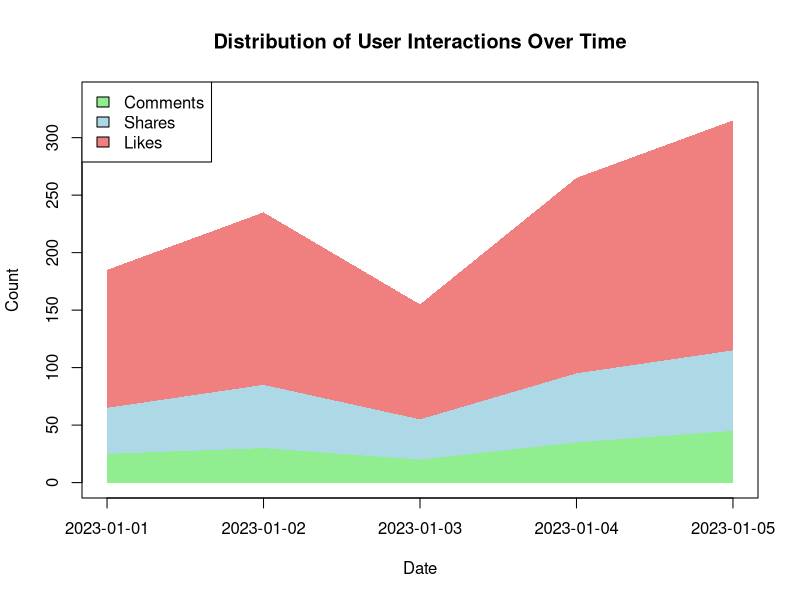

The R script that drew this image:
# Set 5 - Q3: Stacked area chart of user interactions (base R, no packages needed)
date <- c("2023-01-01","2023-01-02","2023-01-03","2023-01-04","2023-01-05")
x <- 1:5   # numeric x-axis positions for the dates

likes    <- c(120,150,100,170,200)
shares   <- c(40,55,35,60,70)
comments <- c(25,30,20,35,45)

# Cumulative sums to stack the areas
comments_top <- comments
shares_top   <- comments + shares
likes_top    <- comments + shares + likes

plot(x, likes_top, type = "n",
     main = "Distribution of User Interactions Over Time",
     xlab = "Date", ylab = "Count", xaxt = "n",
     ylim = c(0, max(likes_top) + 20))
axis(1, at = x, labels = date)

# Draw stacked polygons from bottom to top
polygon(c(x, rev(x)), c(rep(0, 5), rev(comments_top)), col = "lightgreen", border = NA)
polygon(c(x, rev(x)), c(comments_top, rev(shares_top)), col = "lightblue", border = NA)
polygon(c(x, rev(x)), c(shares_top, rev(likes_top)), col = "lightcoral", border = NA)

legend("topleft", legend = c("Comments", "Shares", "Likes"),
       fill = c("lightgreen", "lightblue", "lightcoral"))
